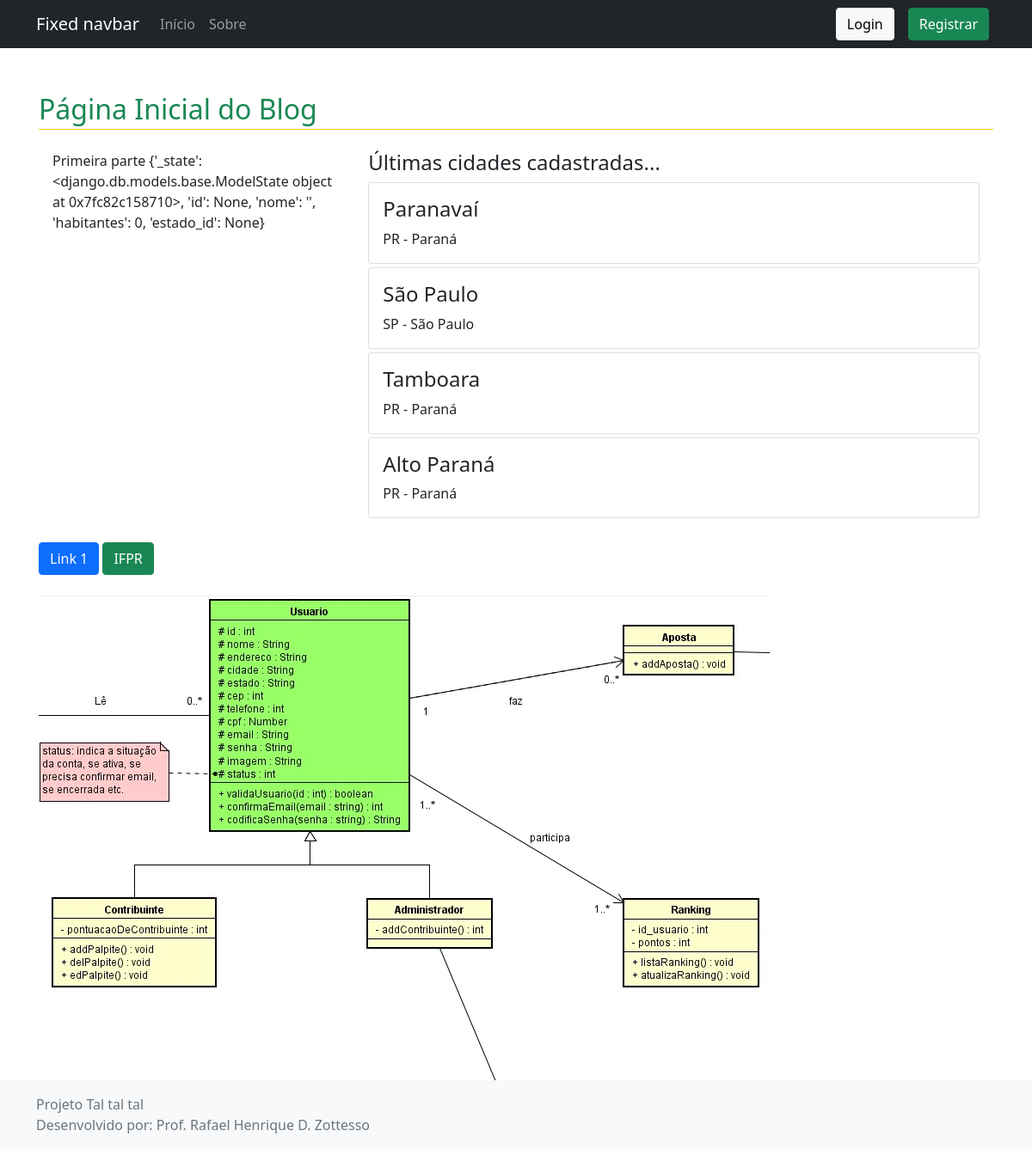
/home/, run on the app's committed database.
### cadastros/models.py (models this page shows, shortened)
class Cidade(models.Model):
    nome = models.CharField(max_length=50, verbose_name="Nome da cidade", )
    habitantes = models.IntegerField(null=True, blank=True, default=0, help_text="Se você não sabe, informe zero.")
    estado = models.ForeignKey(Estado, on_delete=models.PROTECT)

class Estado(models.Model):
    sigla = models.CharField(max_length=2, unique=True)
    nome = models.CharField(max_length=50)
    def __str__(self):
        return self.sigla + ' - ' + self.nome

### paginas/views.py (the view)
# urls.py: path('home/', PaginaInicial.as_view(), name='index'),
class PaginaInicial(TemplateView):
    template_name = 'paginas/index.html'
    def get_context_data(self, **kwargs):
        context = super().get_context_data(**kwargs)
        context['cidades'] = Cidade.objects.all()
        cidade = Cidade()
        context['atributos'] = cidade.__dict__
        return context

### paginas/templates/paginas/index.html (shortened to what this page needs)
{% extends 'paginas/modelo.html' %}
{% load static %}
{% block conteudo %}
        <h2 class="text-success border-bottom border-warning pb-1 mt-4">
            Página Inicial do Blog
        </h2>
        <div class="row p-3 mb-2">
            <div class="col-4">
                Primeira parte
                {{atributos}}
            </div>
            <div class="col-8">
                <h4>Últimas cidades cadastradas...</h4>
                {% for c in cidades %}
                <div class="card text-left my-1">
                  <div class="card-body">
                    <h4 class="card-title">{{ c.nome }}</h4>
                    <p class="card-text">{{ c.estado }}</p>
                  </div>
                </div>
                {% empty %}
                <p>Nenhum registro encontrado...</p>
                {% endfor %}
            </div>
        </div>
        <a href="#" class="btn btn-primary">Link 1</a>
        <a href="#" class="btn btn-success">IFPR</a>
        <br><br>
        <img src="{% static 'imagens/dc.jpg' %}" alt="" class="img-fluid">
{% endblock %}

### paginas/templates/paginas/modelo.html (shortened to what this page needs)
{% load static %}
<!doctype html>
<html lang="pt-br" class="h-100">
<head>
    <link href="{% static 'css/bootstrap.css' %}" rel="stylesheet">
</head>
<body class="d-flex flex-column h-100">
    <header>
        <nav class="navbar navbar-expand-md navbar-dark fixed-top bg-dark">
            <div class="container">
                <a class="navbar-brand" href="#">Fixed navbar</a>
                <div class="collapse navbar-collapse" id="navbarCollapse">
                    <ul class="navbar-nav me-auto mb-2 mb-md-0">
                        <li class="nav-item">
                            <a class="nav-link" aria-current="page" href="{% url 'index-2' %}">Início</a>
                        </li>
                        <li class="nav-item">
                            <a class="nav-link" href="{% url 'sobre' %}">Sobre</a>
                        </li>
                    </ul>
                    {% if request.user.is_authenticated %}
                    <div class="dropdown">
                        <button class="btn btn-light dropdown-toggle" type="button" id="dropdownMenuButton1" data-bs-toggle="dropdown"
                            aria-expanded="false">
                            {{ request.user }}
                        </button>
                        <ul class="dropdown-menu" aria-labelledby="dropdownMenuButton1">
                            <li><a class="dropdown-item" href="#">Meu perfil</a></li>
                            <li><a class="dropdown-item" href="#">Alterar senha</a></li>
                            <li>
                                <hr class="dropdown-divider">
                            </li>
                            <li><a class="dropdown-item" href="{% url 'logout' %}">Logout</a></li>
                        </ul>
                    </div>
                    {% else %}
                    <a href="{% url 'login' %}" class="btn btn-light mx-2">Login</a>
                    <a href="#" class="btn btn-success mx-2">Registrar</a>
                    {% endif %}
                </div>
            </div>
        </nav>
    </header>
    <main class="flex-shrink-0">
        <div class="container">
            <br>
            {% block conteudo %}{% endblock %}
        </div>
    </main>
    <footer class="footer mt-auto py-3 bg-light">
        <div class="container">
            <span class="text-muted">
                {% block rodape %}
                Projeto Tal tal tal <br>
                Desenvolvido por: Prof. Rafael Henrique D. Zottesso
                {% endblock %}
            </span>
        </div>
    </footer>
</body>
</html>

### paginas/templates/paginas/modelo.html (style rules this page uses)
main > .container { padding: 60px 15px 0; }

### data on the page
Cidade: nome "Paranavaí", estado "PR - Paraná"
Cidade: nome "São Paulo", estado "SP - São Paulo"
Cidade: nome "Tamboara", estado "PR - Paraná"
Cidade: nome "Alto Paraná", estado "PR - Paraná"

### other printed values
{{ atributos }} "{'_state': <django.db.models.base.ModelState object at 0x7fc82c158710>, 'id': None, 'nome': '', 'habitantes': 0, 'estado_id': None}"
